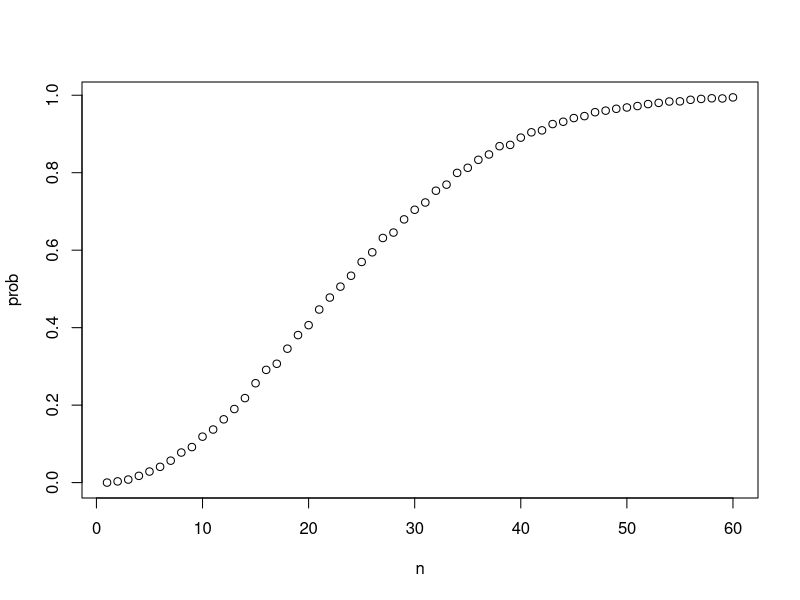
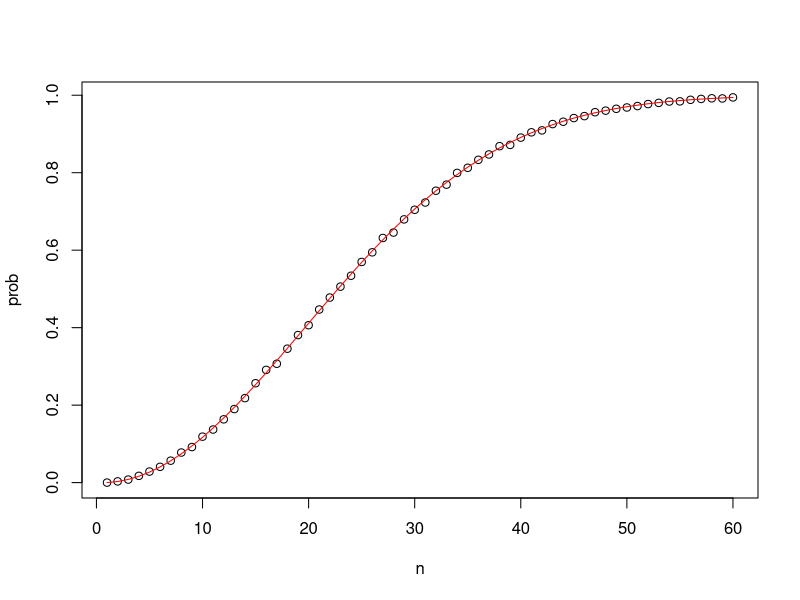

The R source for these figures, in order:
#Validating normal operations on Vectors
num_samp <- seq(1,10)
num_samp2 <- seq(101,110)
num_samp*num_samp2
num_samp*2
sqrt(num_samp)
sapply(num_samp,sqrt)

#sapply on Birthday Problem
n<-60
bth <- sample(1:365,n,replace = TRUE)
any(duplicated(bth))

#Function to calculate probability of shared bdays across n people
compute_prob <- function(n,B=10000){
  same_day <- replicate(B, {
    bth <- sample(1:365,n,replace = TRUE)
    any(duplicated(bth))
  })
  mean(same_day)
}

n <-seq(1,60)
#Probability based on Monto Carlo
prob <- sapply(n,compute_prob)

plot(n,prob)

#Calculate Exact Probability 

exact_prob <- function(n){
  prob_uniq <- seq(365,365-n+1)/365 # vector of fractions for mult. rule
  1-prod(prob_uniq) # calculate prob of no shared birthdays and subtract from 1
}
#Probability based on Mathametic function

eprob <- sapply(n,exact_prob)

# plotting Monte Carlo results and exact probabilities on same graph
plot(n, prob)    # plot Monte Carlo results
lines(n, eprob, col = "red")    # add line for exact prob
